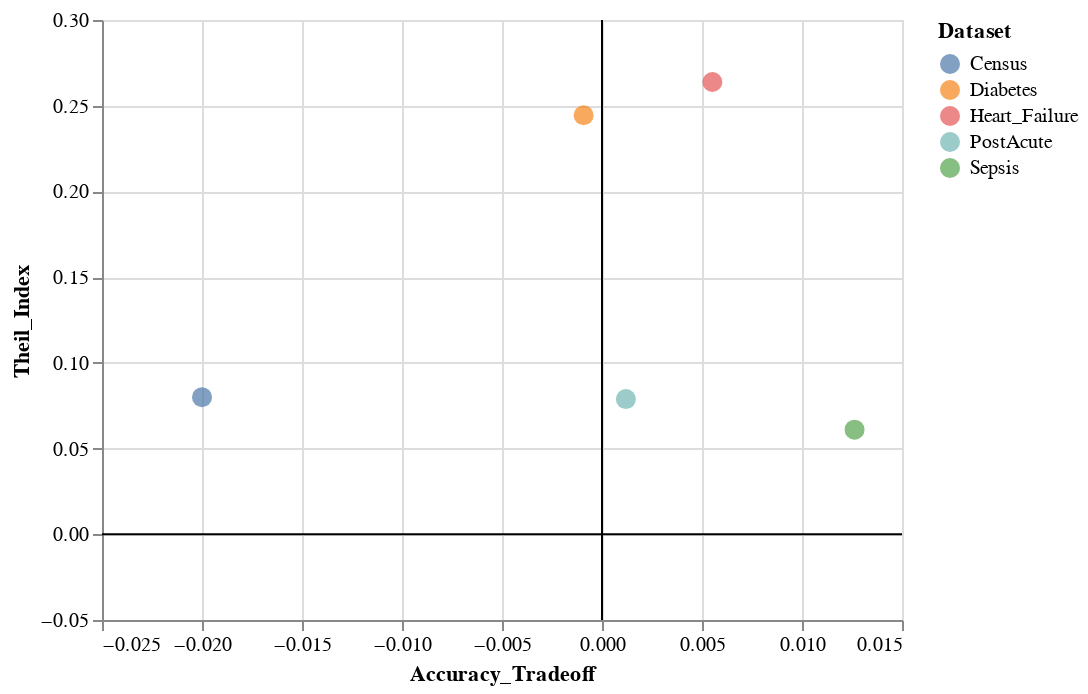

The code cell stored with this chart in its notebook:
### Code cell
Theil_Index = alt.Chart(reweight_graph_df).mark_circle(size = circle_size).encode(
    alt.X("Accuracy_Tradeoff",
        scale=x_scale
    ),
    alt.Y('Theil_Index',
        scale=alt.Scale(domain = (-0.015, 0.28))
    ),
    color = "Dataset"
)

line = alt.Chart(pd.DataFrame({'Theil_Index': [0]})).mark_rule().encode(y='Theil_Index')
line2 = alt.Chart(pd.DataFrame({'Accuracy_Tradeoff': [0]})).mark_rule().encode(x='Accuracy_Tradeoff')

Theil_Index = line + Theil_Index + line2
Theil_Index

### Figure 1 — Vega-Lite specification as saved in the notebook (floating-point values rounded to 4 significant figures)
{"config": {"view": {"continuousWidth": 400, "continuousHeight": 300}}, "layer": [{"data": {"name": "data-6a6d42ea1e867033f53750356fccb0b4"}, "mark": "rule", "encoding": {"y": {"type": "quantitative", "field": "Theil_Index"}}}, {"data": {"name": "data-83a0fd6b26dad24c33a5d012d6766a7f"}, "mark": {"type": "circle", "size": 100}, "encoding": {"color": {"type": "nominal", "field": "Dataset"}, "x": {"type": "quantitative", "field": "Accuracy_Tradeoff", "scale": {"domain": [-0.022, 0.012]}}, "y": {"type": "quantitative", "field": "Theil_Index", "scale": {"domain": [-0.015, 0.28]}}}}, {"data": {"name": "data-b0ecc376719c7128cff837721978d59d"}, "mark": "rule", "encoding": {"x": {"type": "quantitative", "field": "Accuracy_Tradeoff"}}}], "$schema": "https://vega.github.io/schema/vega-lite/v4.8.1.json", "datasets": {"data-6a6d42ea1e867033f53750356fccb0b4": [{"Theil_Index": 0}], "data-83a0fd6b26dad24c33a5d012d6766a7f": [{"Balanced_Accuracy": 0.5829, "Avg_Odd_Diff": -0.0848, "Disparate_Impact": 0.7939, "Stat_Parity_Diff": -0.09023, "Equal_Opp_Diff": -0.07243, "Theil_Index": 0.2638, "Dataset": "Heart_Failure", "Accuracy_Tradeoff": 0.005518}, {"Balanced_Accuracy": 0.6284, "Avg_Odd_Diff": 0.04636, "Disparate_Impact": 1.106, "Stat_Parity_Diff": 0.04844, "Equal_Opp_Diff": 0.05479, "Theil_Index": 0.2444, "Dataset": "Diabetes", "Accuracy_Tradeoff": -0.000918}, {"Balanced_Accuracy": 0.6981, "Avg_Odd_Diff": -0.03366, "Disparate_Impact": 0.8388, "Stat_Parity_Diff": -0.06357, "Equal_Opp_Diff": -0.005952, "Theil_Index": 0.07885, "Dataset": "PostAcute", "Accuracy_Tradeoff": 0.001195}, {"Balanced_Accuracy": 0.6585, "Avg_Odd_Diff": -0.09788, "Disparate_Impact": 0.8177, "Stat_Parity_Diff": -0.04869, "Equal_Opp_Diff": -0.1487, "Theil_Index": 0.06104, "Dataset": "Sepsis", "Accuracy_Tradeoff": 0.01263}, {"Balanced_Accuracy": null, "Avg_Odd_Diff": -0.19, "Disparate_Impact": 0.29, "Stat_Parity_Diff": -0.33, "Equal_Opp_Diff": -0.14, "Theil_Index": 0.08, "Dataset": "Census", "Accuracy_Tradeoff": -0.02}], "data-b0ecc376719c7128cff837721978d59d": [{"Accuracy_Tradeoff": 0}]}}
